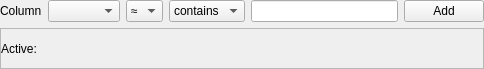
<?xml version="1.0" encoding="UTF-8"?>
<ui version="4.0">
 <class>FilterWidget</class>
 <widget class="QWidget" name="FilterWidget">
  <property name="geometry">
   <rect>
    <x>0</x>
    <y>0</y>
    <width>484</width>
    <height>69</height>
   </rect>
  </property>
  <property name="windowTitle">
   <string>Form</string>
  </property>
  <layout class="QVBoxLayout" name="verticalLayout">
   <property name="margin">
    <number>0</number>
   </property>
   <item>
    <layout class="QHBoxLayout" name="horizontalLayout">
     <item>
      <widget class="QLabel" name="label">
       <property name="text">
        <string>Column</string>
       </property>
      </widget>
     </item>
     <item>
      <widget class="QComboBox" name="filterColumn"/>
     </item>
     <item>
      <widget class="QComboBox" name="numberCompare">
       <property name="currentIndex">
        <number>5</number>
       </property>
       <item>
        <property name="text">
         <string>=</string>
        </property>
       </item>
       <item>
        <property name="text">
         <string>&lt;</string>
        </property>
       </item>
       <item>
        <property name="text">
         <string>&gt;</string>
        </property>
       </item>
       <item>
        <property name="text">
         <string>≤</string>
        </property>
       </item>
       <item>
        <property name="text">
         <string>≥</string>
        </property>
       </item>
       <item>
        <property name="text">
         <string>≈</string>
        </property>
       </item>
      </widget>
     </item>
     <item>
      <widget class="QComboBox" name="strCompare">
       <property name="currentIndex">
        <number>1</number>
       </property>
       <item>
        <property name="text">
         <string>=</string>
        </property>
       </item>
       <item>
        <property name="text">
         <string>contains</string>
        </property>
       </item>
       <item>
        <property name="text">
         <string>RegEx</string>
        </property>
       </item>
      </widget>
     </item>
     <item>
      <widget class="QLineEdit" name="filterEntry"/>
     </item>
     <item>
      <widget class="QPushButton" name="pushButton">
       <property name="text">
        <string>Add</string>
       </property>
      </widget>
     </item>
    </layout>
   </item>
   <item>
    <widget class="QFrame" name="activeFilters">
     <property name="frameShape">
      <enum>QFrame::StyledPanel</enum>
     </property>
     <property name="frameShadow">
      <enum>QFrame::Raised</enum>
     </property>
     <layout class="QVBoxLayout" name="verticalLayout_2">
      <property name="margin">
       <number>0</number>
      </property>
      <item>
       <widget class="QLabel" name="label_2">
        <property name="text">
         <string>Active:</string>
        </property>
       </widget>
      </item>
     </layout>
    </widget>
   </item>
  </layout>
 </widget>
 <resources/>
 <connections>
  <connection>
   <sender>pushButton</sender>
   <signal>pressed()</signal>
   <receiver>FilterWidget</receiver>
   <slot>addFilter()</slot>
   <hints>
    <hint type="sourcelabel">
     <x>453</x>
     <y>15</y>
    </hint>
    <hint type="destinationlabel">
     <x>483</x>
     <y>33</y>
    </hint>
   </hints>
  </connection>
  <connection>
   <sender>filterColumn</sender>
   <signal>currentIndexChanged(int)</signal>
   <receiver>FilterWidget</receiver>
   <slot>toggleColumn(int)</slot>
   <hints>
    <hint type="sourcelabel">
     <x>73</x>
     <y>16</y>
    </hint>
    <hint type="destinationlabel">
     <x>19</x>
     <y>31</y>
    </hint>
   </hints>
  </connection>
  <connection>
   <sender>filterEntry</sender>
   <signal>textChanged(QString)</signal>
   <receiver>FilterWidget</receiver>
   <slot>checkEntry()</slot>
   <hints>
    <hint type="sourcelabel">
     <x>358</x>
     <y>17</y>
    </hint>
    <hint type="destinationlabel">
     <x>274</x>
     <y>29</y>
    </hint>
   </hints>
  </connection>
  <connection>
   <sender>filterEntry</sender>
   <signal>returnPressed()</signal>
   <receiver>FilterWidget</receiver>
   <slot>addFilter()</slot>
   <hints>
    <hint type="sourcelabel">
     <x>306</x>
     <y>14</y>
    </hint>
    <hint type="destinationlabel">
     <x>375</x>
     <y>32</y>
    </hint>
   </hints>
  </connection>
 </connections>
 <slots>
  <signal>filtersChanged()</signal>
  <slot>addFilter()</slot>
  <slot>toggleColumn(int)</slot>
  <slot>checkEntry()</slot>
 </slots>
</ui>
